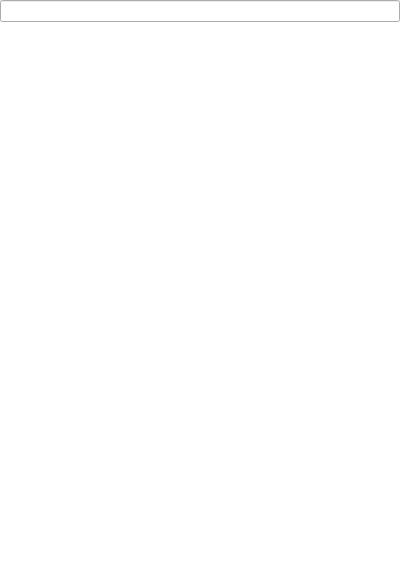
<ui version="4.0" >
 <class>HistoryWidget</class>
 <widget class="QWidget" name="HistoryWidget" >
  <property name="geometry" >
   <rect>
    <x>0</x>
    <y>0</y>
    <width>400</width>
    <height>575</height>
   </rect>
  </property>
  <layout class="QGridLayout" name="gridLayout" >
   <property name="verticalSpacing" >
    <number>0</number>
   </property>
   <property name="margin" >
    <number>0</number>
   </property>
   <item row="0" column="0" >
    <widget class="ClearLineEdit" name="lineEdit" >
     <property name="minimumSize" >
      <size>
       <width>0</width>
       <height>20</height>
      </size>
     </property>
     <property name="toolTip" >
      <string>Search History by Name or Number</string>
     </property>
    </widget>
   </item>
   <item row="1" column="0" >
    <widget class="QTreeView" name="treeView" >
     <property name="contextMenuPolicy" >
      <enum>Qt::CustomContextMenu</enum>
     </property>
     <property name="frameShape" >
      <enum>QFrame::NoFrame</enum>
     </property>
     <property name="editTriggers" >
      <set>QAbstractItemView::NoEditTriggers</set>
     </property>
     <property name="rootIsDecorated" >
      <bool>false</bool>
     </property>
     <property name="uniformRowHeights" >
      <bool>true</bool>
     </property>
    </widget>
   </item>
  </layout>
 </widget>
 <customwidgets>
  <customwidget>
   <class>ClearLineEdit</class>
   <extends>QLineEdit</extends>
   <header>qtutil/ClearLineEdit.h</header>
  </customwidget>
 </customwidgets>
 <resources/>
 <connections/>
</ui>
